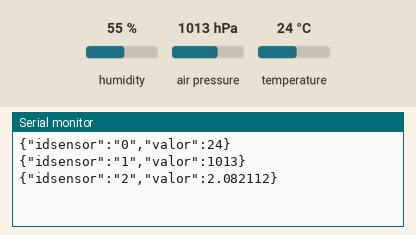
This sketch was run on a simulated Arduino Uno, built with avr-gcc and run on an emulated ATmega328P. On the bench: the last lines printed to the serial monitor. The test bench sets the inputs (shaded band); at power-on: humidity 55 %, air pressure 1013 hPa, temperature 24 °C.

Above: at 2.8 s.
2.9 s: humidity set to 22 %
At 3.5 s:
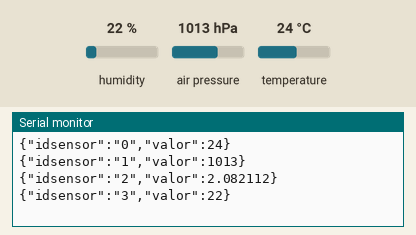
6.4 s: air pressure set to 952 hPa
At 9.0 s:
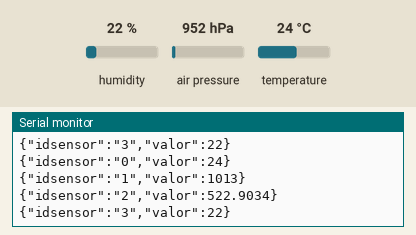
9.9 s: temperature set to 12 °C
At 14.5 s:
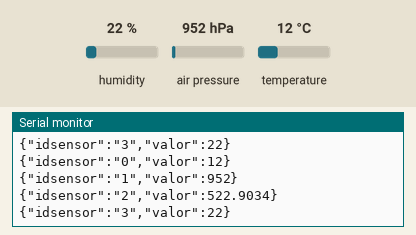
Timing chart, 0 to 16.0 s (numbered marks = the images above; inputs shaded):
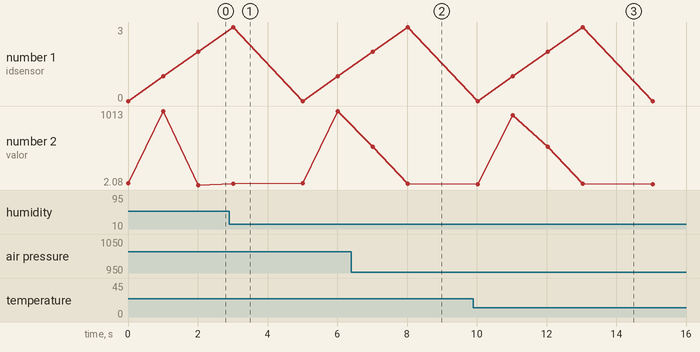

The sketch:

bme280_json.ino
```cpp
/***************************************************************************
Código del sensor BME280
Lectura de temperatura, presión, altitud y humedad en formato Json
 ***************************************************************************/
#include <ArduinoJson.h>

#include <Wire.h>
#include <SPI.h>
#include <Adafruit_Sensor.h>
#include <Adafruit_BME280.h>

#define SEALEVELPRESSURE_HPA (1013.25)
Adafruit_BME280 bme; // protocolo I2C

void setup() {
    Serial.begin(9600);
    while(!Serial);    // time to get serial running

    unsigned status;

    // default settings
    status = bme.begin();
    if (!status) {
        Serial.println("Could not find a valid BME280 sensor, check wiring, address, sensor ID!");
        Serial.print("SensorID was: 0x"); Serial.println(bme.sensorID(),16);
        Serial.print("   ID of 0xFF probably means a bad address, a BMP 180 or BMP 085\n");
        Serial.print("   ID of 0x56-0x58 represents a BMP 280,\n");
        Serial.print("        ID of 0x60 represents a BME 280.\n");
        Serial.print("        ID of 0x61 represents a BME 680.\n");
        while (1) delay(10);
    }
}

void loop() {
    DynamicJsonBuffer jBuffer; // permite crear un objeto json (distancia)

    JsonObject& temperatura = jBuffer.createObject(); // Unidades en grados centígrados
    temperatura["idsensor"].set("0");
    temperatura["valor"].set(bme.readTemperature());
    temperatura.printTo(Serial);
    Serial.println();
    delay(1000);

    JsonObject& presion = jBuffer.createObject(); // Unidades en hPa
    presion["idsensor"].set("1");
    presion["valor"].set(bme.readPressure() / 100.0F);
    presion.printTo(Serial);
    Serial.println();
    delay(1000);

    JsonObject& altitud = jBuffer.createObject(); // Unidades en m
    altitud["idsensor"].set("2");
    altitud["valor"].set(bme.readAltitude(SEALEVELPRESSURE_HPA));
    altitud.printTo(Serial);
    Serial.println();
    delay(1000);

    JsonObject& humedad = jBuffer.createObject();
    humedad["idsensor"].set("3");
    humedad["valor"].set(bme.readHumidity());
    humedad.printTo(Serial);
    Serial.println();
    delay(2000);
}
```

Measured:
- after the input at 2.9 s, the serial monitor: prints a new line after 0.11 s (image 1)
- after the input at 6.4 s, the serial monitor: prints a new line after 0.62 s (image 2)
- after the input at 9.9 s, the serial monitor: prints a new line after 0.13 s (image 3)
